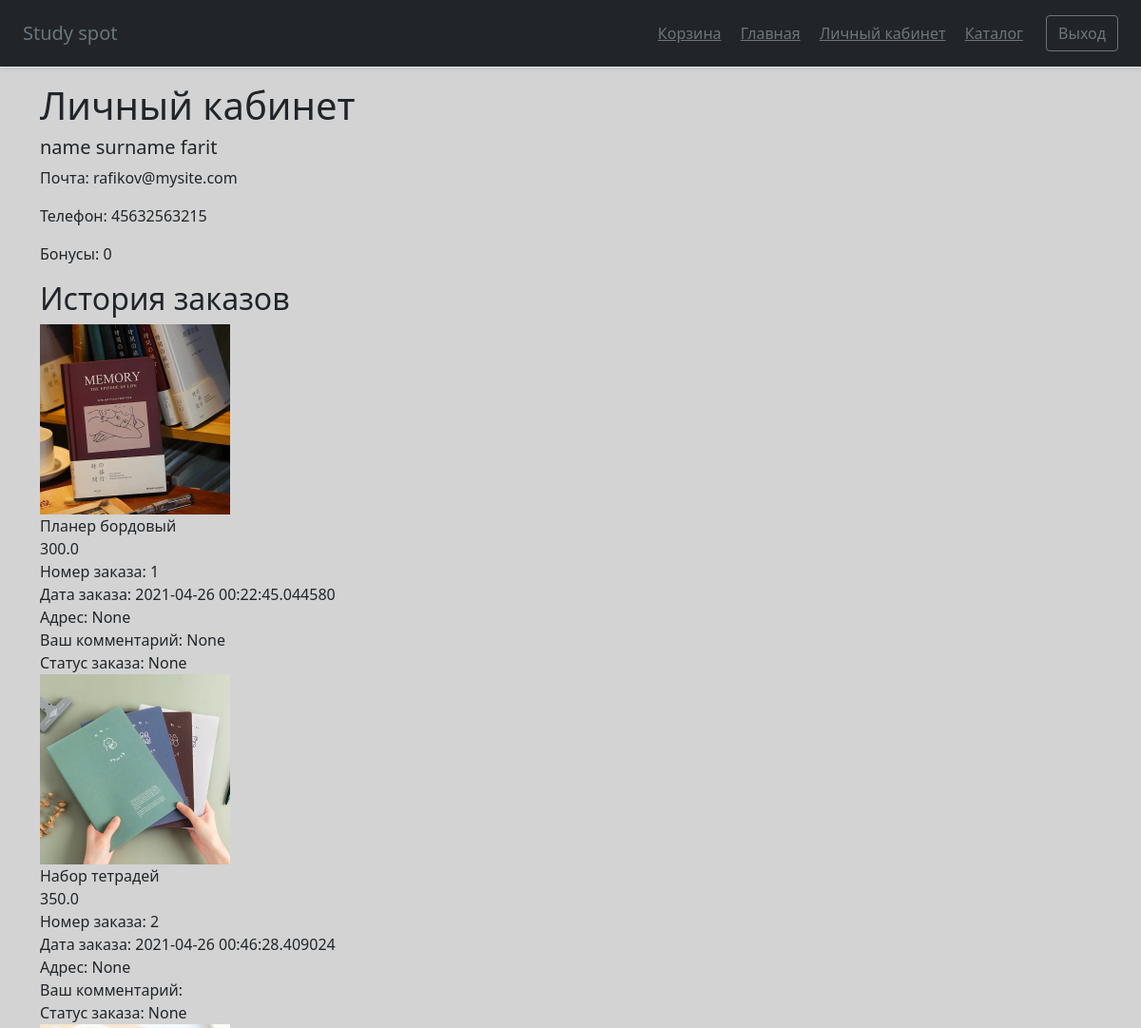
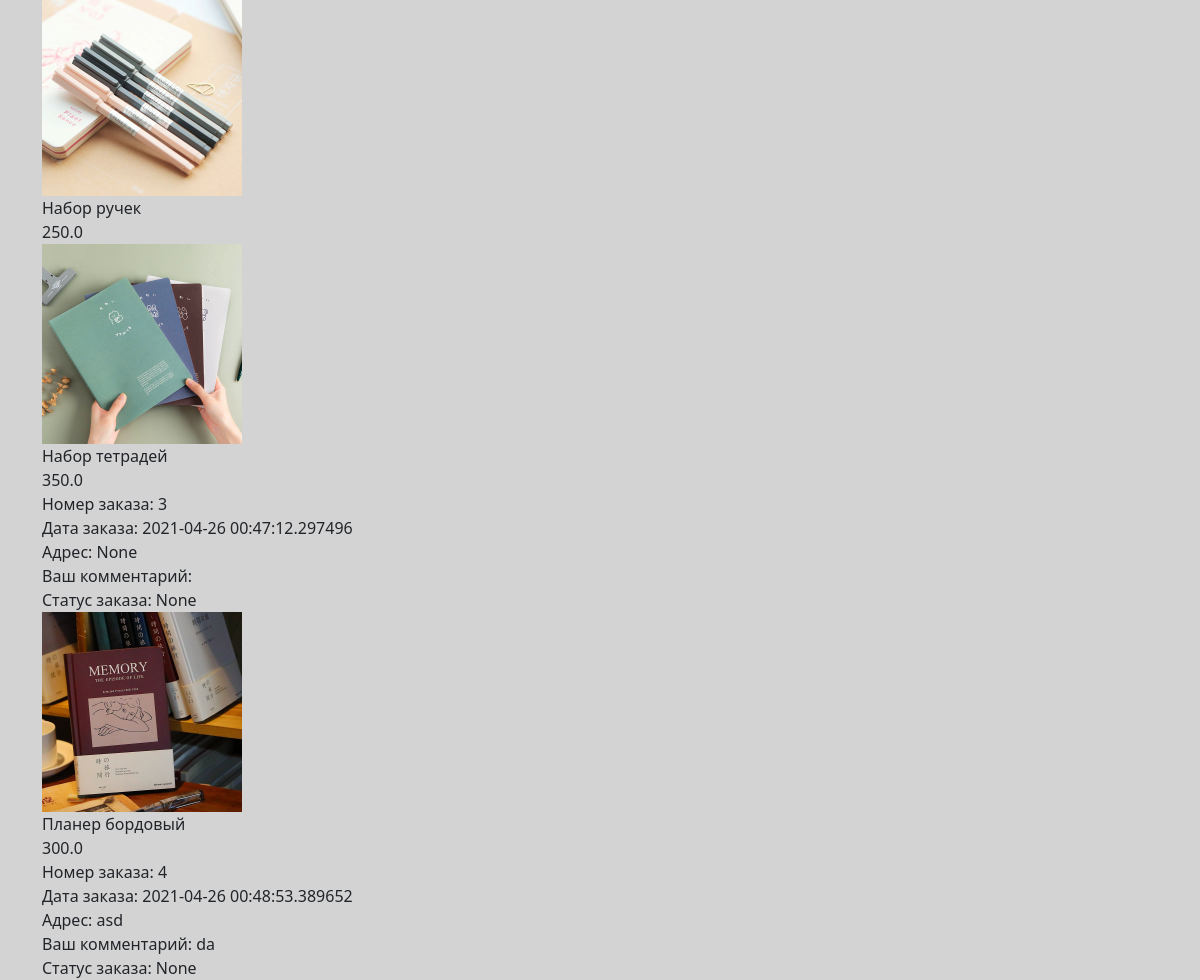
The app's page /personal_info (signed in), older data (2 pictures, top to bottom).
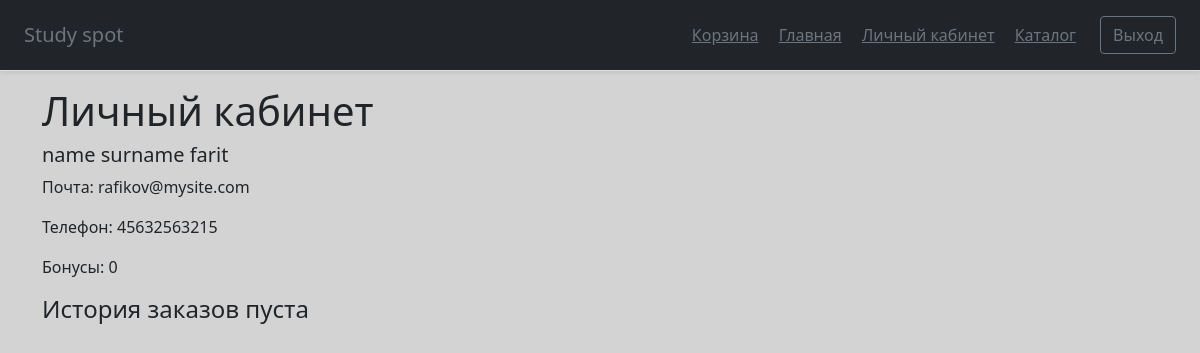
The same page, newer data.
### main.py (models this page shows)
class Users(db.Model):  # таблица пользователей
    id = db.Column(db.Integer, primary_key=True, autoincrement=True)
    email = db.Column(db.String(30), index=True, unique=True, nullable=True)
    password = db.Column(db.String(150), nullable=True)
    name = db.Column(db.String(30), nullable=True)
    surname = db.Column(db.String(30), nullable=True)
    patronic = db.Column(db.String(30), nullable=True)
    phone = db.Column(db.String(15), nullable=True)
    bonuses = db.Column(db.Float, nullable=True)
    address = db.Column(db.String(200), nullable=True)

class Orders(db.Model):  # таблица заказов
    id = db.Column(db.Integer, primary_key=True, autoincrement=True)
    id_of_user = db.Column(db.Integer,  db.ForeignKey("users.id"))
    address = db.Column(db.String(200), nullable=True)
    email = db.Column(db.String(30), index=True, nullable=True)
    track_num = db.Column(db.String(30), nullable=True)
    comment_of_user = db.Column(db.String(200), nullable=True)
    comment_of_sender = db.Column(db.String(200), nullable=True)
    status = db.Column(db.String(30), nullable=True)
    created_date = db.Column(db.DateTime,
                default=datetime.datetime.now)
    item = db.Column(db.String(300), index=True, nullable=True)

class Items(db.Model):  # таблица со всеми товарами
    id = db.Column(db.Integer, primary_key=True, autoincrement=True)
    name = db.Column(db.String(100), nullable=True)
    description = db.Column(db.Text, nullable=True)
    photo_url = db.Column(db.Text, nullable=True)
    count = db.Column(db.Integer, nullable=True)
    price = db.Column(db.Float, nullable=True)

### main.py (the view)
    @app.route('/personal_info')  # личный кабинет, если пользователь не зарегистрирован - вернет на главную страницу
    def personal_info():
        info_user = Users.query.filter(Users.id == int(session['id'])).all()[0]
        info_orders = Orders.query.filter(Orders.id_of_user == int(session['id'])).all()
        print(len(info_orders))
        return render_template('personal_info.html', title='Личный кабинет', css_file='personal_info.css',
            class_main='container', user=info_user, orders=info_orders,
            Users=Users, Items=Items)

### templates/personal_info.html
{% extends "base.html" %}
{% block content %}
<div class="user info">
<h1>Личный кабинет</h1>
<h5>{{ user.name }} {{ user.surname }} {{ user.patronic }}</h5>
<p>Почта: {{ user.email }}</p>
<p>Телефон: {{ user.phone }}</p>
<p>Бонусы: {{ user.bonuses if user.bonuses else 0 }}</p>
</div>
<div>
{% if orders %}
    <h2>История заказов</h2>
    {% for order in orders%}
        <div class="orders info">
            {% for item in order.item.split(';') %}
                <img src="/{{ Items.query.filter(Items.id == item).all()[0].photo_url }}" width="200px" height="200px"><br>
                <a>{{ Items.query.filter(Items.id == item).all()[0].name }}</a><br>
                <a>{{ Items.query.filter(Items.id == item).all()[0].price }}</a><br>
            {% endfor %}
        <a>Номер заказа: {{order.id}}</a><br>
        <a>Дата заказа: {{order.created_date}}</a><br>
        <a>Адрес: {{order.address}}</a><br>
        <a>Ваш комментарий: {{order.comment_of_user}}</a><br>
        <a>Статус заказа: {{order.status}}</a><br>
        </div>
    {% endfor %}
{% else %}
    <h4>История заказов пуста</h4>
{% endif %}
</div>
{% endblock %}

### templates/base.html (shortened to what this page needs)
<!doctype html>
<html lang="ru">
  <head>
      <link href="https://cdn.jsdelivr.net/npm/bootstrap@5.0.0-beta2/dist/css/bootstrap.min.css"
          rel="stylesheet"
>
        <link href="/static/css/{{ css_file }}" rel="stylesheet">
  </head>
  <body>
<header class="d-flex flex-column flex-md-row align-items-center p-3 px-md-4 mb-3 bg-dark border-bottom shadow-sm">
  <p class="h5 my-0 me-md-auto fw-normal text-muted">Study spot</p>
  <nav class="my-2 my-md-0 me-md-3">
    {% if session['id'] %}
    <a class="p-2 text-muted" href="./cart">Корзина</a>
    {% else %}
    <a class="p-2 text-muted" href="./authorization">Корзина</a>
    {% endif %}
    <a class="p-2 text-muted" href="./main_page">Главная</a>
    {% if session['id'] %}
    <a class="p-2 text-muted" href="./personal_info">Личный кабинет</a>
    {% else %}
    <a class="p-2 text-muted" href="./authorization">Личный кабинет</a>
    {% endif %}
    <a class="p-2 text-muted" href="./catalog">Каталог</a>
  </nav>
  {% if session['id'] %}
    <a class="btn btn-outline-secondary" href="./clear">Выход</a>
  {% else %}
    <a class="btn btn-outline-secondary" href="./authorization">Вход</a>
  {% endif %}
</header>
<main role="main" class="{{ class_main }}">
    {% block content %}{% endblock %}
</main>
</body>
</html>

### static/css/personal_info.css (style rules this page uses)
body { background-color: lightgrey; }

Row changes from the older to the newer data that the page shows:
removed Orders: query.filter (picture), id "1", created_date "2021-04-26 00:22:45.044580", address "None", comment_of_user "None", status "None"
no longer on this page (row unchanged): Items: query.filter "Планер бордовый" "Планер бордовый", query.filter "300.0" "300.0"
removed Orders: query.filter (picture), id "2", created_date "2021-04-26 00:46:28.409024", address "None", status "None"
no longer on this page (row unchanged): Items: query.filter "Набор тетрадей" "Набор тетрадей", query.filter "350.0" "350.0"
removed Orders: query.filter (picture), id "3", created_date "2021-04-26 00:47:12.297496", address "None", status "None"
no longer on this page (row unchanged): Items: query.filter "Набор ручек", query.filter "250.0"
removed Orders: query.filter (picture), id "4", created_date "2021-04-26 00:48:53.389652", address "asd", comment_of_user "da", status "None"
Text that changed along with them:
text no longer shown: "История заказов"
text now shown: "История заказов пуста"
